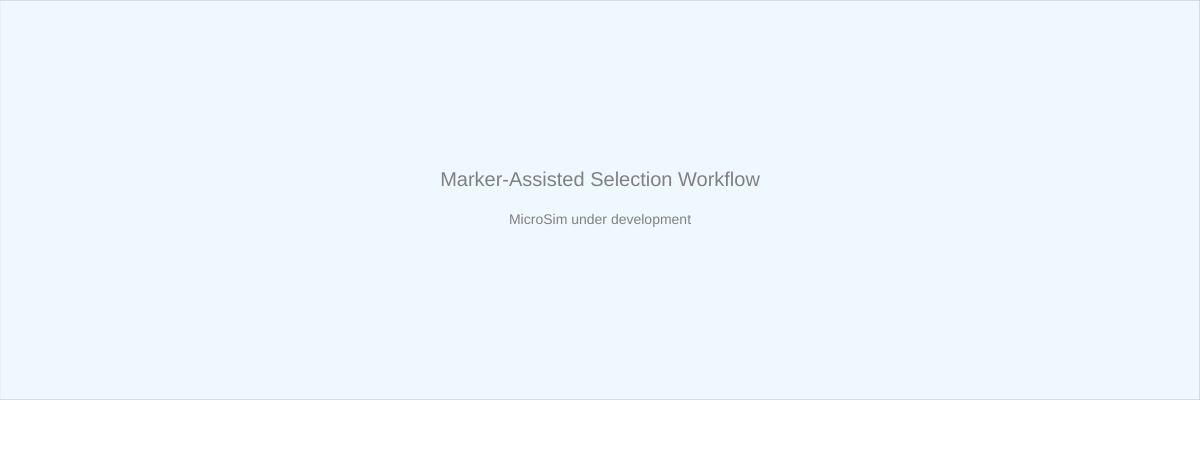
Frame 1 (no input)
Frame 60 (no input): identical to frame 1, image omitted
Frame 120 (the mouse pressed at the canvas centre since frame 60): identical to frame 1, image omitted

The p5.js sketch that drew this single still picture (run headless with seeded random() and noise() and a simulated clock; from frame 60 on, the mouse is pressed at the canvas centre):

// p5.js sketch
// ── sketch.js
// Marker-Assisted Selection Workflow
// CANVAS_HEIGHT: 450
let drawHeight = 400;
let controlHeight = 50;
let canvasWidth, canvasHeight;

function updateCanvasSize() {
    const container = document.querySelector('main');
    canvasWidth = container ? container.offsetWidth : windowWidth;
    canvasHeight = drawHeight + controlHeight;
}

function setup() {
    updateCanvasSize();
    const canvas = createCanvas(canvasWidth, canvasHeight);
    canvas.parent(document.querySelector('main'));
    textSize(16);
}

function draw() {
    // Drawing area
    fill('aliceblue');
    stroke('silver');
    strokeWeight(1);
    rect(0, 0, canvasWidth, drawHeight);

    // Control area
    fill('white');
    noStroke();
    rect(0, drawHeight, canvasWidth, controlHeight);

    // Placeholder text
    fill('gray');
    noStroke();
    textAlign(CENTER, CENTER);
    textSize(20);
    text('Marker-Assisted Selection Workflow', canvasWidth / 2, drawHeight / 2 - 20);
    textSize(14);
    text('MicroSim under development', canvasWidth / 2, drawHeight / 2 + 20);
}

function windowResized() {
    updateCanvasSize();
    resizeCanvas(canvasWidth, canvasHeight);
}
